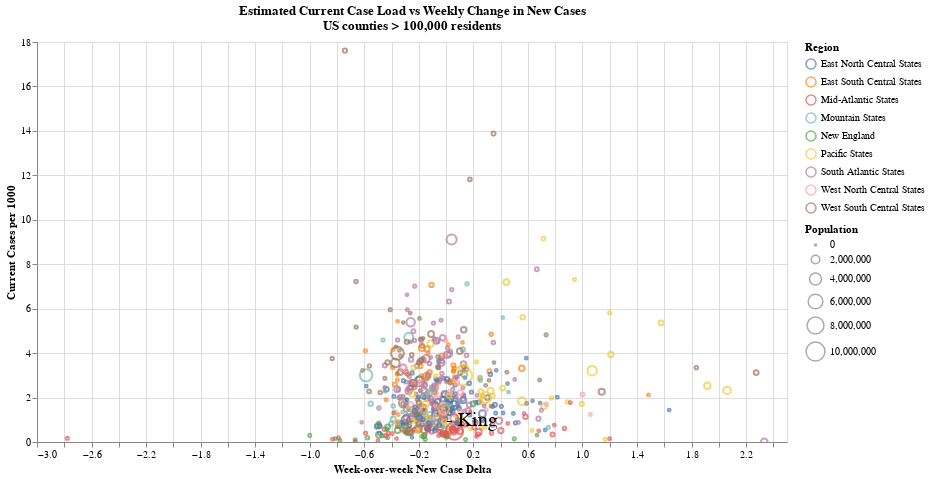

Notebook code for this chart:
### Code cell
# create chart
cases_vs_case_delta = (alt.Chart(cases_percap_recent.query('wkly_diff < 3 and wkly_diff > -3 and cases_new_per1k_sum14 > 0')) # dangerous, but seems like >3x is reporting issue
 .mark_point()
 .encode(x = alt.X('wkly_diff', axis = alt.Axis(title = 'Week-over-week New Case Delta')),
         y = alt.Y('cases_new_per1k_sum14', axis = alt.Axis(title = 'Current Cases per 1000')),
         color = alt.Color('region', legend = alt.Legend(title = 'Region')),
         size = alt.Size('Population', legend = alt.Legend(title = 'Population')),
         tooltip = ['County', 'Current Cases', 'Population'])
 .interactive()
 .properties(height = 400,
             width = 750,
             title = ['Estimated Current Case Load vs Weekly Change in New Cases',
                      'US counties > 100,000 residents'])
)

king = (alt.Chart(cases_percap_recent.query('wkly_diff < 3 and wkly_diff > -3 and County == "King, Washington"'))
 .mark_text(dx = 30, text = '- King', color = 'black', font = 'Helvetica', filled = True, size = 20)
 .encode(x = alt.X('wkly_diff', axis = alt.Axis(title = 'Week-over-week New Case Delta')),
         y = alt.Y('cases_new_per1k_sum14', axis = alt.Axis(title = 'Current Cases per 1000'))
        )
)

cases_vs_case_delta + king

### Figure 1 — Vega-Lite specification as saved in the notebook (floating-point values rounded to 4 significant figures; data arrays with more than 128 entries replaced by an {"elided": "..."} marker saying what was removed)
{"config": {"view": {"continuousWidth": 400, "continuousHeight": 300}}, "layer": [{"data": {"name": "data-bab7450e3c906527166f5359136aa726"}, "mark": "point", "encoding": {"color": {"type": "nominal", "field": "region", "legend": {"title": "Region"}}, "size": {"type": "quantitative", "field": "Population", "legend": {"title": "Population"}}, "tooltip": [{"type": "nominal", "field": "County"}, {"type": "quantitative", "field": "Current Cases"}, {"type": "quantitative", "field": "Population"}], "x": {"type": "quantitative", "axis": {"title": "Week-over-week New Case Delta"}, "field": "wkly_diff"}, "y": {"type": "quantitative", "axis": {"title": "Current Cases per 1000"}, "field": "cases_new_per1k_sum14"}}, "height": 400, "selection": {"selector010": {"type": "interval", "bind": "scales", "encodings": ["x", "y"]}}, "title": ["Estimated Current Case Load vs Weekly Change in New Cases", "US counties > 100,000 residents"], "width": 750}, {"data": {"name": "data-f547c1ee50477b32dc432a8713338ee7"}, "mark": {"type": "text", "color": "black", "dx": 30, "filled": true, "font": "Helvetica", "size": 20, "text": "- King"}, "encoding": {"x": {"type": "quantitative", "axis": {"title": "Week-over-week New Case Delta"}, "field": "wkly_diff"}, "y": {"type": "quantitative", "axis": {"title": "Current Cases per 1000"}, "field": "cases_new_per1k_sum14"}}}], "$schema": "https://vega.github.io/schema/vega-lite/v4.0.0.json", "datasets": {"data-bab7450e3c906527166f5359136aa726": {"elided": "581 records"}, "data-f547c1ee50477b32dc432a8713338ee7": [{"county_key": "king", "county": "King", "state": "Washington", "date": "2020-08-13T00:00:00", "cases": 17223, "deaths": 705, "deaths_new": 6, "cases_new": 225, "STNAME": "Washington", "COUNTY_KEY": "king", "region": "Pacific States", "Population": 2189000.0, "cases_per1k": 7.869, "cases_new_per1k": 0.1028, "deaths_per1k": 0.3221, "deaths_new_per1k": 0.002741, "County": "King, Washington", "cases_new_per1k_sum14": 0.9892, "Current Cases": 2165.0, "last_wk_cases": 1033, "two_wks_ago_cases": 1067, "wkly_diff": -0.03187}]}}
